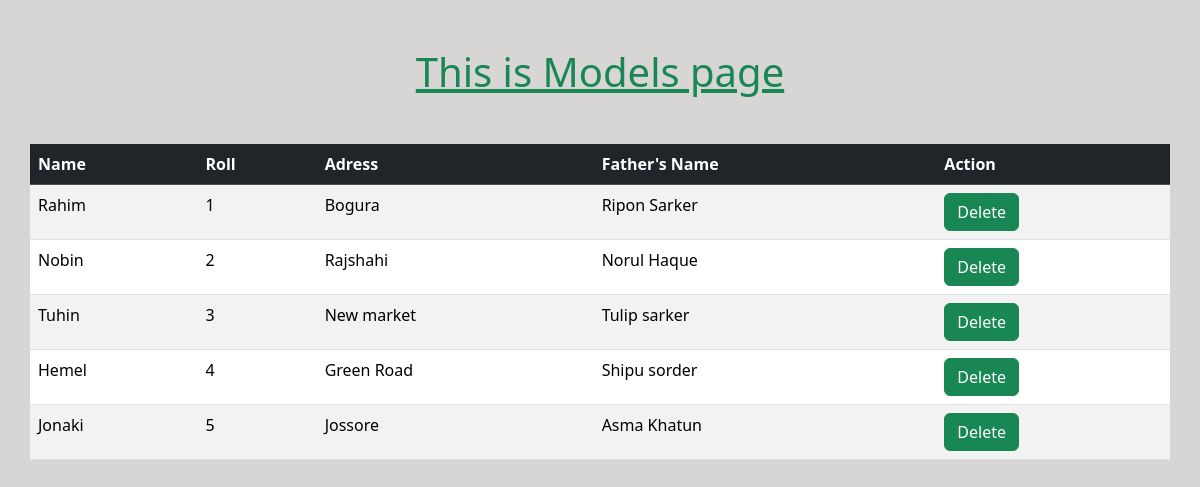
The page / on the database its author committed.
### model_app/models.py (models this page shows, shortened)
class student(models.Model):
    name = models.CharField(max_length=20)
    roll = models.IntegerField(primary_key=True)
    address = models.TextField()
    father_name = models.TextField(default='Null')

### model_app/views.py (the view)
# urls.py: path('' , views.home, name='home'),
def home(request):
    student = models.student.objects.all()
    return render(request, 'home.html',{'data':student})

### model_app/templates/home.html (shortened to what this page needs)
<!doctype html>
<html lang="en">
<head>
    <link href="https://cdn.jsdelivr.net/npm/bootstrap@5.3.3/dist/css/bootstrap.min.css" rel="stylesheet"
>
</head>
<body style="background-color: rgb(215, 214, 213);">
    <h1 class="text-center m-5 text-success"> <u> This is Models page </u> </h1>
    {% if data %}
    <table class="table table-striped table-hover container">
        <thead class="table-dark" >
            <tr>
                <th scope="col">Name</th>
                <th scope="col">Roll</th>
                <th scope="col">Adress</th>
                <th scope="col">Father's Name</th>
                <th scope="col">Action</th>
            </tr>
        </thead>
        <tbody>
            {% for st in data %}
            <tr>
                <td> {{st.name}} </td>
                <td>{{st.roll}}</td>
                <td>{{st.address}}</td>
                <td>{{st.father_name}} </td>
                <td> <a class="btn btn-success" href="{% url 'delete_student' st.roll  %}"> Delete </a> </td>
            </tr>
            {% endfor %}
        </tbody>
    </table>
    {% else %}
    <h3> No data Found in database</h3>
    {% endif %}
</body>
</html>

### rows shown on the page
student: name "Rahim", roll "1", address "Bogura", father_name "Ripon Sarker"
student: name "Nobin", roll "2", address "Rajshahi", father_name "Norul Haque"
student: name "Tuhin", roll "3", address "New market", father_name "Tulip sarker"
student: name "Hemel", roll "4", address "Green Road", father_name "Shipu sorder"
student: name "Jonaki", roll "5", address "Jossore", father_name "Asma Khatun"
